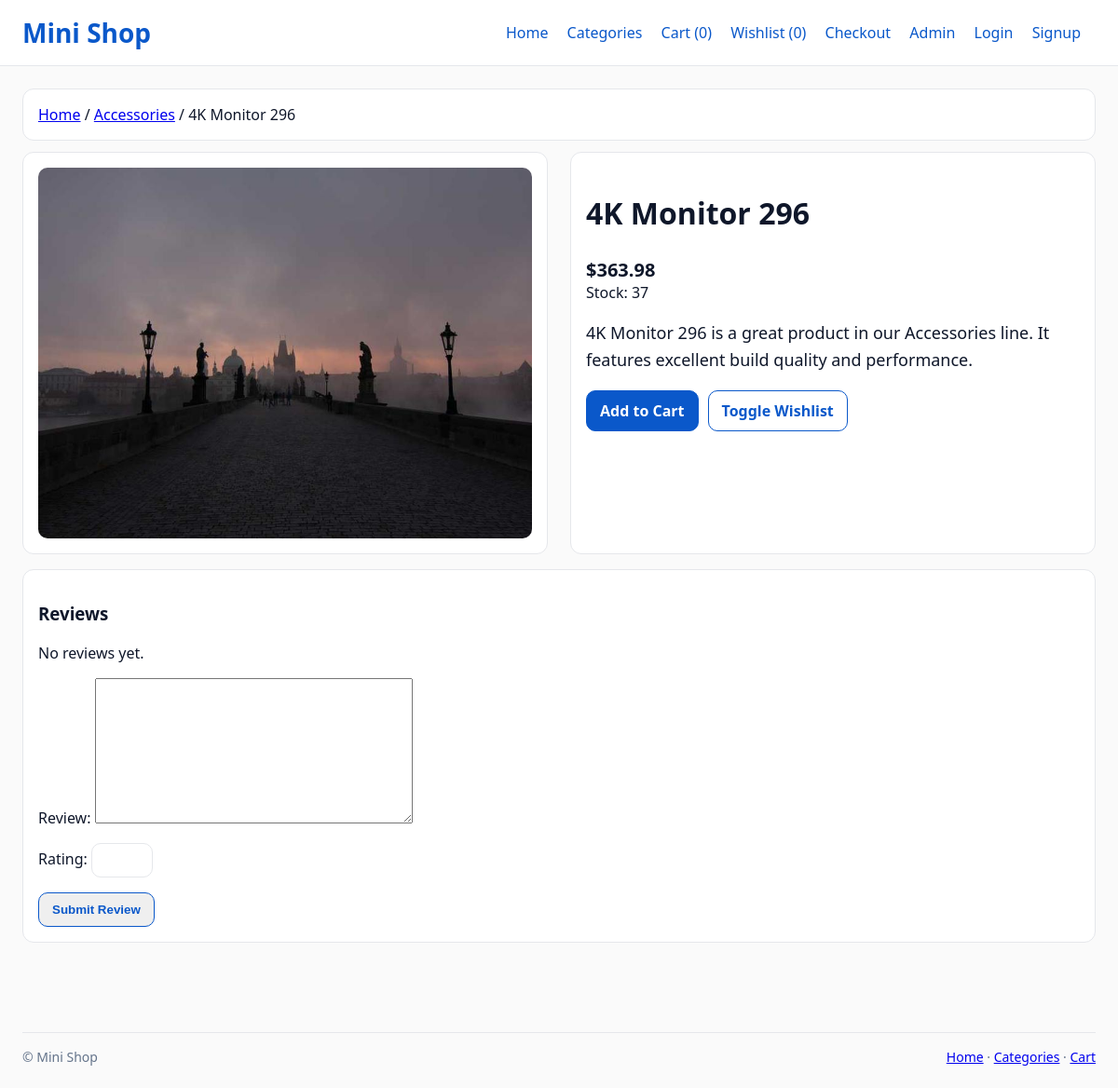
/product/4k-monitor-296/, run on the app's committed database.
### products/models.py (models this page shows, shortened)
class Product(models.Model):
    category = models.ForeignKey(Category, related_name="products", on_delete=models.CASCADE)
    name = models.CharField(max_length=200)
    slug = models.SlugField(max_length=220, unique=True)
    description = models.TextField(blank=True)
    price = models.DecimalField(max_digits=10, decimal_places=2)
    image = models.ImageField(upload_to="products/", blank=True, null=True)
    stock = models.PositiveIntegerField(default=0)
    sku = models.CharField(max_length=64, blank=True, default='', db_index=True)
    brand = models.ForeignKey('Brand', related_name='products', on_delete=models.SET_NULL, null=True, blank=True)
    tags = models.CharField(max_length=255, blank=True, default='', help_text="Comma separated tags")
    active = models.BooleanField(default=True)
    created_at = models.DateTimeField(auto_now_add=True)
    updated_at = models.DateTimeField(auto_now=True)
    class Meta:
        ordering = ["-created_at"]

class Category(models.Model):
    name = models.CharField(max_length=120, unique=True)
    slug = models.SlugField(max_length=140, unique=True)
    class Meta:
        ordering = ["name"]

### products/views.py (the view, shortened to what this page needs)
# urls.py: path('product/<slug:slug>/', views.product_detail, name='product_detail'),
def product_detail(request, slug):
    product = get_object_or_404(Product, slug=slug)
    avg_rating = product.reviews.all().aggregate(Avg('rating')).get('rating__avg')
    form = ReviewForm()
    return render(request, 'products/product_detail.html', {
        'product': product,
        'avg_rating': avg_rating,
        'review_form': form,
    })

### products/forms.py
class ReviewForm(forms.Form):
    review_text = forms.CharField(widget=forms.Textarea, label='Review')
    rating = forms.IntegerField(min_value=1, max_value=5, label='Rating')

### cart/context_processors.py (called while the page is built)
def cart_counts(request) -> Dict[str, Any]:
    cart = request.session.get('cart', {})
    wishlist = request.session.get('wishlist', set())
    if isinstance(wishlist, set):
        wishlist_count = len(wishlist)
    else:
        try:
            wishlist_count = len(list(wishlist))
        except Exception:
            wishlist_count = 0
    count = 0
    for item in cart.values():
        try:
            count += int(item.get('quantity', 0))
        except Exception:
            continue
    return {
        'cart_count': count,
        'wishlist_count': wishlist_count,
    }

### templates/products/product_detail.html (shortened to what this page needs)
{% extends 'base.html' %}
{% block content %}
  <div class="card" style="margin-bottom:12px">
    <a href="/">Home</a> / <a href="/?category={{ product.category.slug }}">{{ product.category.name }}</a> / {{ product.name }}
  </div>
  <div class="layout" style="grid-template-columns: 1fr 1fr;">
    <div class="card">
      {% if product.image %}
        <img src="{{ product.image.url }}" alt="{{ product.name }}">
      {% endif %}
    </div>
    <div class="card">
      <h2 style="font-size:32px">{{ product.name }}</h2>
      {% load humanize %}
      <div class="price">${{ product.price|floatformat:2 }}</div>
      <div>Stock: {{ product.stock }}</div>
      <p style="font-size:18px;line-height:1.6">{{ product.description }}</p>
      <div style="display:flex; gap:10px; flex-wrap:wrap">
        <a class="btn btn-primary" href="/cart/add/{{ product.id }}/">Add to Cart</a>
        <a class="btn" href="/wishlist/toggle/{{ product.id }}/">Toggle Wishlist</a>
      </div>
    </div>
  </div>
  <div class="card" style="margin-top:16px">
    <h3>Reviews{% if avg_rating %} · Avg {{ avg_rating|floatformat:1 }}/5{% endif %}</h3>
    <div>
      {% for r in product.reviews.all %}
        <div style="margin:10px 0; border-top:1px solid #e5e7eb; padding-top:10px">
          <strong>{{ r.user_name|default:"Anonymous" }}</strong> — {{ r.rating }}/5
          <div>{{ r.comment }}</div>
          <div style="color:#64748b; font-size:12px">{{ r.created_at|date:'Y-m-d H:i' }}</div>
        </div>
      {% empty %}
        <p>No reviews yet.</p>
      {% endfor %}
    </div>
    <form method="post" style="margin-top:12px">
      {{ review_form.as_p }}
      <button class="btn">Submit Review</button>
    </form>
  </div>
{% endblock %}

### static/css/styles.css (style rules this page uses)
:root { --brand:#0a58ca;--bg:#0f172a;--muted:#64748b;--border:#e5e7eb;--card:#ffffff }
* { box-sizing:border-box }
html,body { margin:0;padding:0 }
body { font-family:system-ui,-apple-system,Segoe UI,Roboto,Ubuntu,Cantarell,Noto Sans,sans-serif;background:#fafafa;color:#0f172a }
.layout { display:grid;grid-template-columns:280px 1fr;gap:24px }
.card { background:#fff;border:1px solid var(--border);border-radius:12px;padding:16px }
.price { font-size:20px;font-weight:800 }
.btn { display:inline-block;padding:10px 14px;border:1px solid var(--brand);border-radius:10px;font-weight:600;transition:transform .08s ease, box-shadow .15s ease;text-decoration:none;color:var(--brand) }
.btn-primary { background:var(--brand);color:#fff;border-color:var(--brand) }
input,select { padding:10px 12px;border:1px solid var(--border);border-radius:10px }
img { max-width:100%;height:auto;border-radius:10px;display:block }

### data on the page
Product: category.name "Accessories", name "4K Monitor 296", image (picture), price "363.98", stock "37", description "4K Monitor 296 is a great product in our Accessories line. It features excellent build quality and performance."

### other printed values
{{ cart_count|default:0 }} "0"
{{ wishlist_count|default:0 }} "0"
